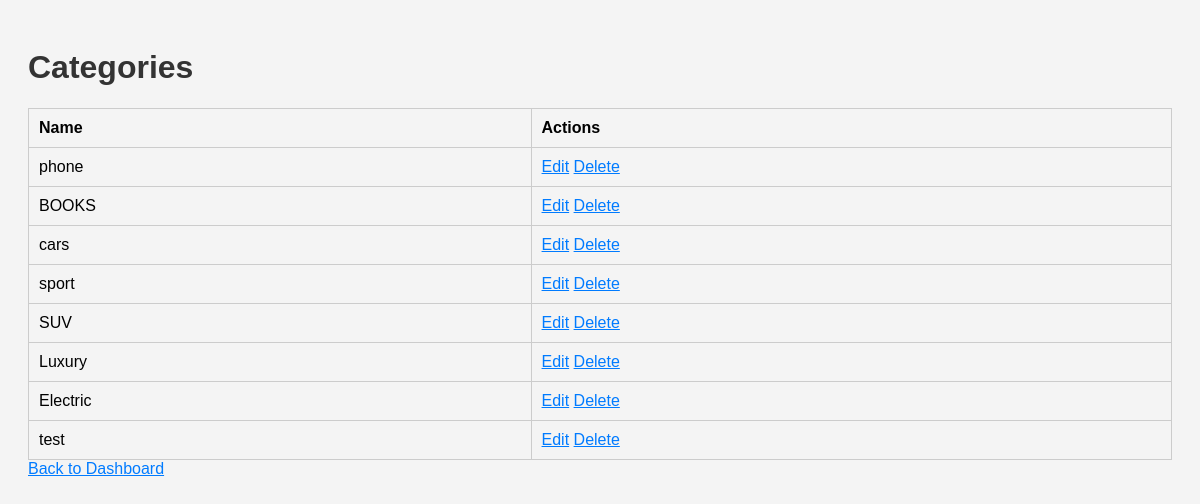
The page /v1/categories/ on the database its author committed.
### main/models.py (models this page shows, shortened)
class Category(models.Model):
    name = models.CharField(max_length=255, unique=True)

### main/views.py (the view)
# urls.py: path('categories/', CategoryListView.as_view(), name='category_list'),
class CategoryListView(ListView):
    model = Category
    template_name = 'category_list.html'
    context_object_name = 'categories'

### cart/context_processors.py (called while the page is built)
def cart(request):
	return {'cart': Cart(request)}

### main/templates/category_list.html (shortened to what this page needs)
<!DOCTYPE html>
<html lang="en">
<head>
</head>
<body>
    <h1>Categories</h1>
    <table>
        <tr>
            <th>Name</th>
            <th>Actions</th>
        </tr>
        {% for category in categories %}
        <tr>
            <td>{{ category.name }}</td>
            <td>
                <a href="{% url 'edit_category' category.pk %}">Edit</a>
                <a href="{% url 'delete_category' category.pk %}">Delete</a>
            </td>
        </tr>
        {% endfor %}
    </table>
    <a href="{% url 'admin_dashboard' %}">Back to Dashboard</a>
</body>
</html>

### main/templates/category_list.html (style rules this page uses)
body { font-family: Arial, sans-serif; background-color: #f4f4f4; padding: 20px; }
h1 { color: #333; }
table { width: 100%; border-collapse: collapse; margin-top: 20px; }
th, td { padding: 10px; text-align: left; border: 1px solid #ccc; }
a { color: #007bff; }

### rows shown on the page
Category: name "phone"
Category: name "BOOKS"
Category: name "cars"
Category: name "sport"
Category: name "SUV"
Category: name "Luxury"
Category: name "Electric"
Category: name "test"
